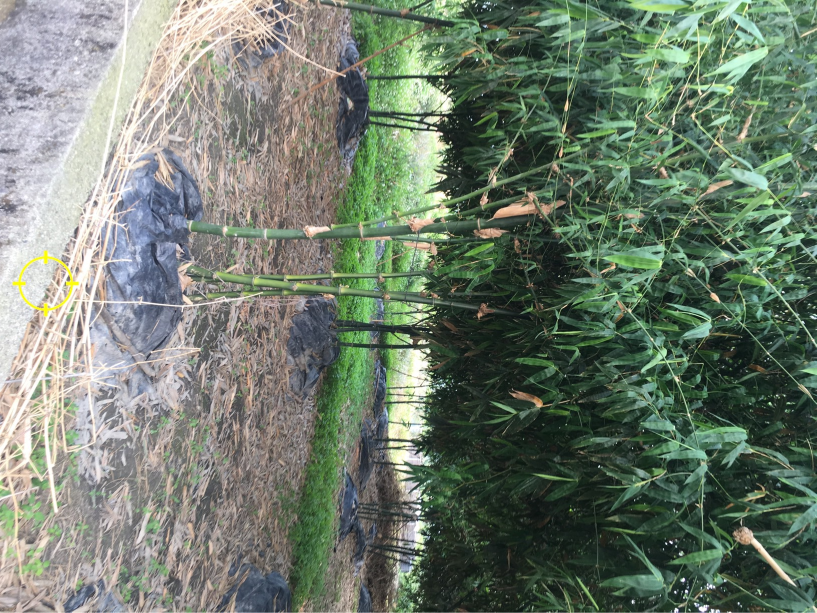
#> input picture src/sample/029d35c3-46c9-439d-8ef8-6056c2e133a9.jpg, 1633 x 1225 px, given in place of 3fd031ec-f5e7-4d33-b63f-d4f68462c3e9.jpg, which was not available (shown at 1/2 size)
$ jupyter execute image_crop.ipynb   (text cells are left out)
#> lines starting #> are read from the running program, lines starting #| are printed output that depends on the picture; pictures that were not available may be replaced by others from this repository, and a replacement may not be noted
### src/utils/image.py
import cv2

# [68 lines left out: function crop_around_center, not called in this run]

def load_image_and_resize(
    path: str, new_size: int = 224,
    resize_method: str = "resize", padding_method: str = "wrap", rotate: bool = False,
    crop_ratio: float = 0.5, crop_center: object = None
):
    """Use CV2 to read image, and resize the image to make the aspect ratio.

    Arguments:
    ----------
        path (str): The image path.

        new_size (int): The desired image size.

        resize_method (str): 'resize', 'padding' or 'crop'
            resize: only resize.
            padding: padding and resize.
            crop: crop and resize.

        padding_method (str): 'wrap' or 'constant'
            wrap: take mirrored pixel padding.
            constant: border padding to a fixed value.

        crop_ratio (float): The ratio of the cropped area to the original image.

        crop_center ([x, y]): The coordinates of the center point to crop.

        rotate (bool): Whether to rotate the image, the rotation angle is fixed at 270 degrees.

    Returns:
    --------
        image (3d-array): Image vector converted to rgb format.
    """
    image = cv2.imread(path)
    height, width, channel = image.shape

    if resize_method == "padding":
        # resize by ratio
        ratio = new_size / max(height, width)
        new_height, new_width = int(ratio * height), int(ratio * width)
        image = cv2.resize(image, (new_width, new_height))
        # calculate boundaries
        top, bottom = (new_size - new_height) // 2, (new_size - new_height) // 2
        left, right = (new_size - new_width) // 2, (new_size - new_width) // 2
        bottom = bottom + 1 if (top + bottom + height < new_size) else bottom
        right = right + 1 if (left + right + width < new_size) else right
        # padding
        if padding_method == "wrap":
            image = cv2.copyMakeBorder(image, top, bottom, left, right, cv2.BORDER_WRAP)
        elif padding_method == "constant":
            image = cv2.copyMakeBorder(image, top, bottom, left, right, cv2.BORDER_CONSTANT, value=0)
    elif resize_method == "crop":
        crop_window = min(height, width) * crop_ratio
        image = crop_around_center(image, crop_window, crop_window, crop_center)
        image = cv2.resize(image, (new_size, new_size), interpolation=cv2.INTER_CUBIC)
    elif resize_method == "resize":
        image = cv2.resize(image, (new_size, new_size), interpolation=cv2.INTER_CUBIC)
    image = cv2.rotate(image, cv2.ROTATE_90_COUNTERCLOCKWISE) if rotate else image
    image = cv2.cvtColor(image, cv2.COLOR_BGR2RGB)
    return image

### src/image/image_crop.ipynb
[cell 1]
import os
import sys
import cv2
import numpy as np
import pandas as pd

[cell 2]
sys.path.append(os.path.abspath(os.path.join('..')))
from utils.image import load_image_and_resize

[cell 3]
if __name__ == "__main__":

    import pandas as pd
    from matplotlib import pyplot as plt

    def row_based_idx(num_rows, num_cols, idx):
        return np.arange(1, num_rows*num_cols + 1).reshape((num_rows, num_cols)).transpose().flatten()[idx-1]

    # Top level data directory. Here we assume the format of the directory conforms to the ImageFolder structure
    path = ".."

    # Image size for model
    image_size = 224

    sample = pd.read_csv(F'{path}/sample/sample.csv')
#> (reads src/sample/sample.csv from the repository)

    items = 6
    plt.figure(figsize=(items * 6, 10))
    for item in range(items):
        row = sample.iloc[item]
        # original image
        image = cv2.imread(F'{path}/sample/{row["file"]}')
#> image is the input picture: shape (1225, 1633, 3); mean B, G, R 109.9, 124.8, 112.3
        image = cv2.cvtColor(image, cv2.COLOR_BGR2RGB)
        height, width, channel = image.shape
#> height = 1225; width = 1633; channel = 3
        ax = plt.subplot(2, items, row_based_idx(2, items, item * 2 + 1))
        plt.title("{}, {}".format(row["label"], row["shape"]))
        plt.imshow(image.astype("uint8"))
        plt.plot([0, width], [height * 0.5, height * 0.5], color="white", linewidth=1)
        plt.plot([width/2, width/2], [height, 0], color="white", linewidth=1)
        # cropped image
        cropped = load_image_and_resize(path=F'{path}/sample/{row["file"]}', crop_ratio=0.7, crop_center=(row["target_y"], row["target_x"]))
#> in load_image_and_resize, `image = cv2.resize(image, (new_size, new_size), interpolation=cv2.INTE..`:
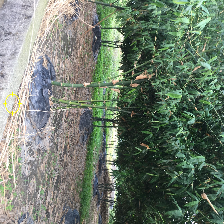
#> image: shape (224, 224, 3); mean B, G, R 110, 124.9, 112.3
        ax = plt.subplot(2, items, row_based_idx(2, items, item * 2 + 2))
        plt.imshow(cropped.astype("uint8"))
        plt.title("(x, y): ({}, {})".format(row["target_x"], row["target_y"]))
#> pass 2 of the loop `for item in range(items):`:
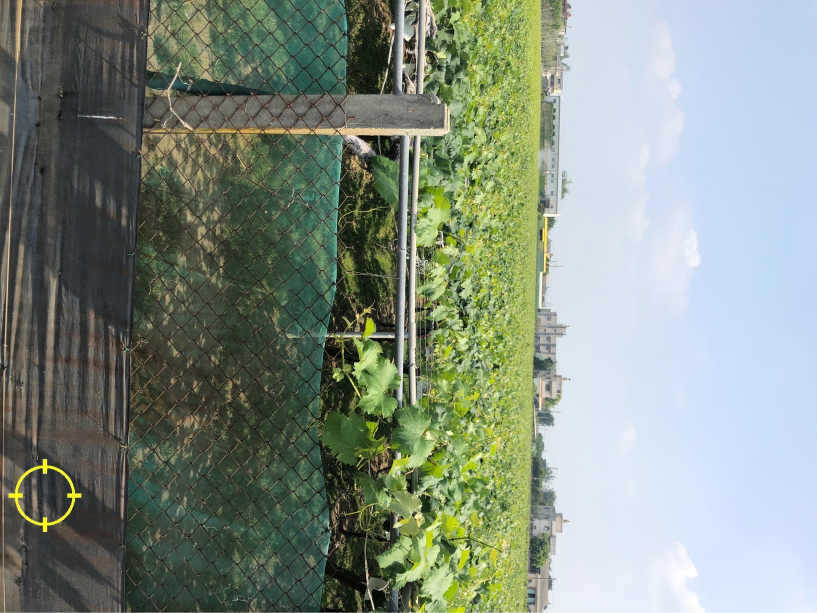
#> input picture src/sample/05720613-171c-4cc9-b752-2e8626b384c8.jpg, 1633 x 1225 px (shown at 1/2 size)
#> image is the input picture: shape (1225, 1633, 3); mean B, G, R 129.7, 142.3, 130.3
#> in load_image_and_resize (call 2), `image = cv2.resize(image, (new_size, new_size), interpolation=cv2.INTE..`:
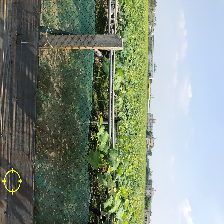
#> image: shape (224, 224, 3); mean B, G, R 129.7, 142.2, 130.3
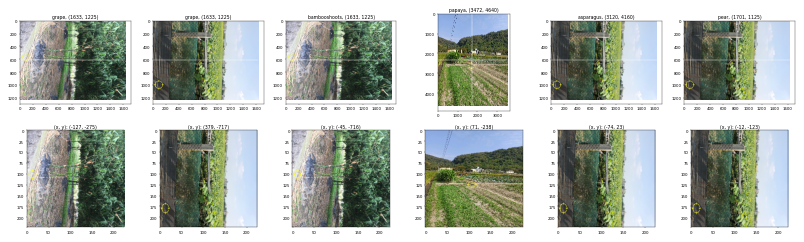
#> figure drawn by matplotlib, 12 panels
